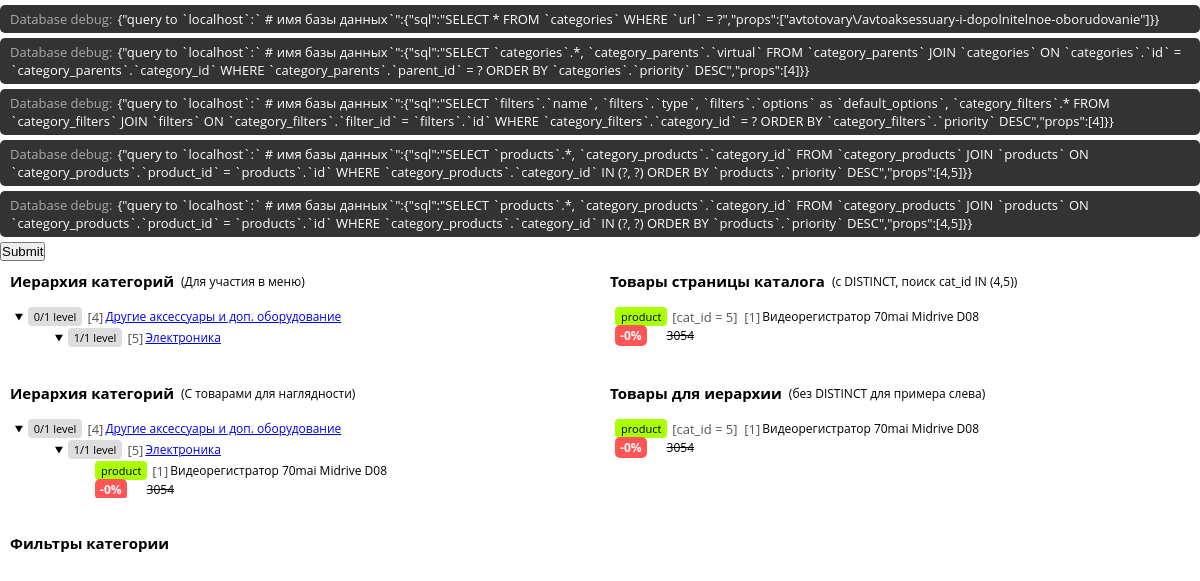
Screenshot of /catalog/avtotovary/avtoaksessuary-i-dopolnitelnoe-oborudovanie with the database file from the repository.
### tables this page shows
CREATE TABLE `categories` (
  `id` int(10) UNSIGNED NOT NULL,
  `name` varchar(60) NOT NULL,
  `url` char(127) NOT NULL,
  `parent_id` int(10) UNSIGNED DEFAULT NULL,
  `subcat_level` tinyint(2) UNSIGNED NOT NULL DEFAULT 0,
  `priority` int(10) UNSIGNED NOT NULL DEFAULT 0
);

CREATE TABLE `category_parents` (
  `id` int(10) UNSIGNED NOT NULL,
  `category_id` int(10) UNSIGNED NOT NULL,
  `parent_id` int(10) UNSIGNED NOT NULL,
  `position` tinyint(3) UNSIGNED NOT NULL DEFAULT 0,
  `virtual` tinyint(1) NOT NULL DEFAULT 0
);

CREATE TABLE `category_products` (
  `id` int(10) UNSIGNED NOT NULL,
  `category_id` int(10) UNSIGNED NOT NULL,
  `product_id` int(10) UNSIGNED NOT NULL
);

CREATE TABLE `products` (
  `id` int(10) UNSIGNED NOT NULL,
  `brand_id` int(10) UNSIGNED NOT NULL,
  `name` varchar(120) NOT NULL,
  `price` int(10) UNSIGNED NOT NULL,
  `priceD` int(10) UNSIGNED DEFAULT NULL,
  `discount` tinyint(3) UNSIGNED DEFAULT 0,
  `description` varchar(250) DEFAULT NULL,
  `priority` int(10) UNSIGNED NOT NULL DEFAULT 0
);

### views/catalog/parts/DemoRender.php (the view, shortened to what the rows shown need)
<?php
class DemoRender
{
    public $products = [];
    public $showProducts;
    public $subcat_level;
    public function run(Category $cat = null, array $products = [], bool $showProducts = false)
    {
        if (empty($cat) && !empty($products)) return $this->showProducts($products);
        $this->subcat_level = $cat->subcat_level;
        $this->products = &$products;
        $this->showProducts = $showProducts;
        return '<div class="demoRender">'. $this->showCat($cat) .'</div>';
    }
    public function showCat(Category &$cat, int $level = 0)
    {
        $title = $this->showTitle($cat, $level);
        if ($level < $this->subcat_level) {
            $subs = $cat->subCategories();
        }
        if ($level <= $this->subcat_level) {
            $products = $this->getCatProducts($cat->id);
        }
        if (!empty($subs) || !empty($products)) {
            $out = '<details class="category" open><summary>'. $title .'</summary><div class="subs">';
            if (!empty($subs)) {
                $level++;
                $out .= $this->showCats($subs, $level);
            }
            if (true === $this->showProducts && !empty($products)) {
                $out .= $this->showProducts($products, $level);
            }
            $out .= '</div></details>';
        } else {
            $out = '<div class="category">'. $title .'</div>';
        }
        return $out;
    }
    public function showCats(array &$cats = null, int $level = 0)
    {
        $out = '<div class="categories">';
        foreach ($cats as $cat) {
            $out .= $this->showCat($cat, $level);
        }
        return $out .'</div>';
    }
    protected function getCatProducts(int $cat_id)
    {
        return array_filter($this->products, function (Product $product) use ($cat_id) {
            return isset($product->category_id) && $product->category_id === $cat_id;
        });
    }
    protected function showProducts(array $products = null, int $level = null) {
        $out = '<div class="products">';
        foreach ($products as $product) {
            $out .= $this->showProduct($product, $level);
        }
        return $out .'</div>';
    }
    protected function showProduct(Product &$product, int $level = null) {
        return '<div class="product">'. $this->showTitle($product, $level)
        . '<div class="product-data">'
        . '<span class="discount">-'. $product->discount .'%</span>'
        . '<span class="priceD">'. $product->priceD .'</span>'
        . '<del class="price">'. $product->price .'</del>'
        . '</div></div>';
    }
    protected function showTitle(object &$entity, int $level = null)
    {
        $type = '';
        $cat_id = null;
        $href = '';
        if ($entity instanceof Category) {
            $type = (isset($entity->virtual) && $entity->virtual == 1) ? 'virtual' : 'category';
            if (null !== $level) {
                $level = "{$level}/{$this->subcat_level}";
                $level = "<span class=\"level\">{$level} level</span>";
            }
            $href = App::url() . '/catalog/' . $entity->url;
        } else if ($entity instanceof Product) {
            $type = 'product';
            if (null === $level && isset($entity->category_id)) {
                $cat_id = '<span class="id cat_id">cat_id = '. $entity->category_id .'</span>';
            }
            $level = null;
        }
        if (!empty($type)) $type = "<span class=\"type {$type}\">{$type}</span>";
        return '<p class="title">'
        . $level . $type . $cat_id
        .'<span class="id">'. $entity->id .'</span>'
        .'<span class="name">'
        . (empty($href) ? '' : '<a href="'. $href . '">')
        . $entity->name
        . (empty($href) ? '' : '</a>')
        .'</span></p>';
    }
}

### app/Core/Router/Router.php (shortened to what the rows shown need)
<?php
class Router
{
    protected $routes = [
        'GET' => [],
        'POST' => [],
        'ALL' => [],
    ];
    protected $aliases = [
        ':any' => '.*',
        ':int' => '[0-9]{1,}',
        ':id' => '[1-9]+\d*',
    ];
    public function route(string $method, string $path, $handler)
    {
        $path = $this->preparePath($path);
        $this->routes[strtoupper($method)][$path] = &$handler;
        return $this;
    }
    public function applyAliases(string $val): string
    {
        $aliases = array_merge($this->aliases, ['/' => '\/']);
        foreach ($aliases as $alias => $value) {
            $val = str_replace($alias, $value, $val);
        }
        return $val;
    }
    public function preparePath(string $path): string
    {
        $path = $this->applyAliases($path);
        return "/^$path$/";
    }
    protected function resolveHandler($handler, array $args = [])
    {
        if (is_array($handler)) {
            foreach ($handler as $class => $method) {
                if (!is_string($class)) {
                    $this->resolveHandler($method, $args);
                } else {
                    $this->resolveClassMethodHandler($class, $method, $args);
                }
            }
            return;
        }
        throw new RoutingException("Route handler must be a string, a callable or an array");
    }
    protected function resolveClassMethodHandler(string $class, $method, array $args = [])
    {
        $obj = new $class;
        call_user_func_array([$obj, $method], $args);
    }
    public function routing(string $method, string $path)
    {
        $routes = array_merge($this->routes['ALL'], $this->routes[strtoupper($method)] ?? []);
        try {
            foreach ($routes as $_path => $handler) {
                if (preg_match($_path, $path, $matches)) {
                    array_shift($matches);
                    return $this->resolveHandler($handler, $matches);
                }
            }
        } catch (RoutingException $e) {
            $this->resolveDefault($e);
        }
    }
    public function requestRouting(Request $request = null)
    {
        if (!$request) $request = App::request();
        return $this->routing($request->method, $request->getPath());
    }
}

### rows the page displays
categories: subcat_level "0/1 0/1", id "4 4", name "Другие аксессуары и доп. оборудование Другие аксессуары и доп. оборудование", subcat_level "1/1"
category_parents: category "5", category.name "Электроника"
category_products: type "product", category "5", product "1", product.name "Видеорегистратор 70mai Midrive D08", product.discount "0", product.price "3054"

### other values shown
$title "Иерархия категорий Товары страницы каталога Иерархия категорий Товары для иерархии Фильтры категории"
$prompt "Для участия в меню с DISTINCT, поиск cat_id IN (4,5) С товарами для наглядности без DISTINCT для примера слева"
